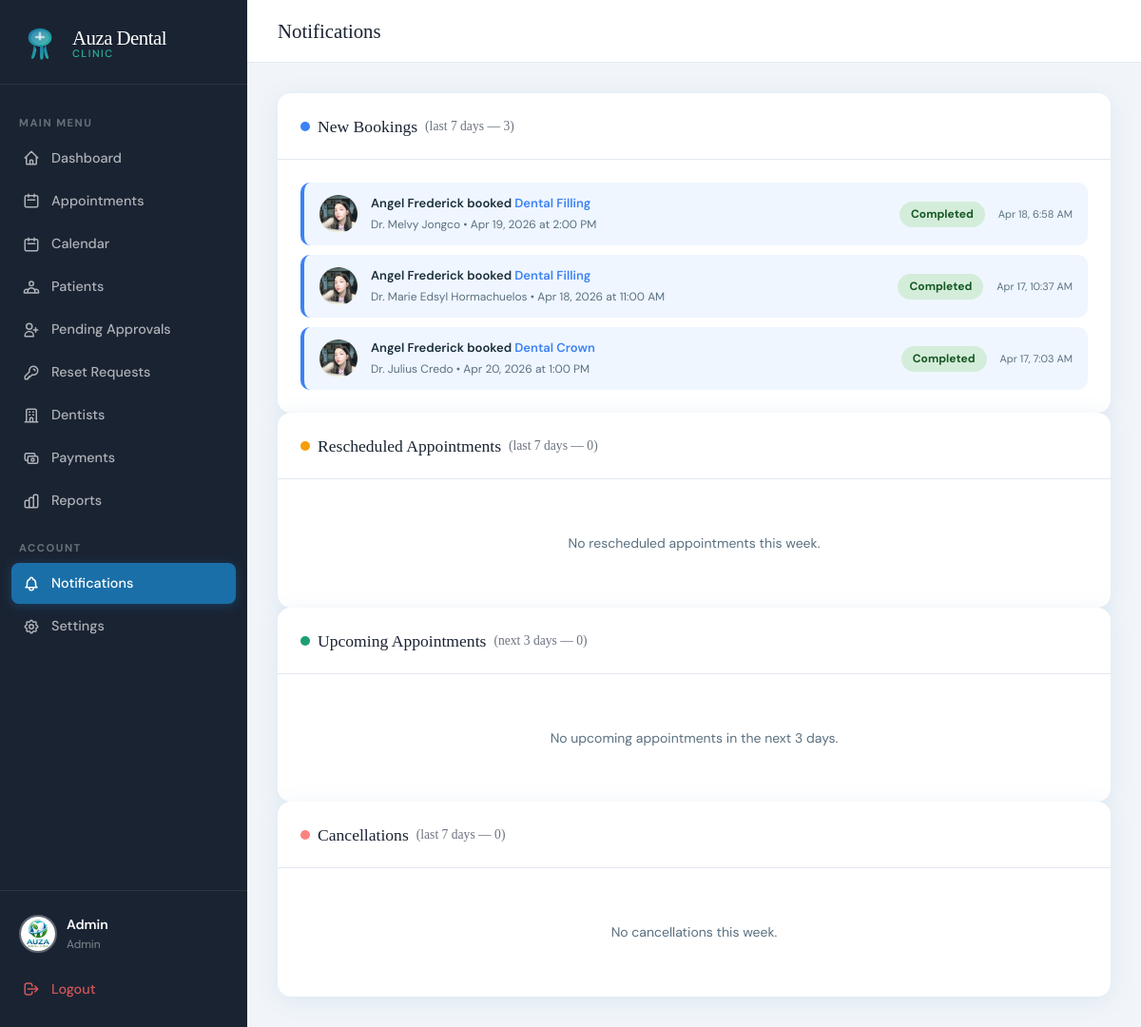
/index.php?page=admin_notifications (signed in), run on an earlier commit of the app's database.
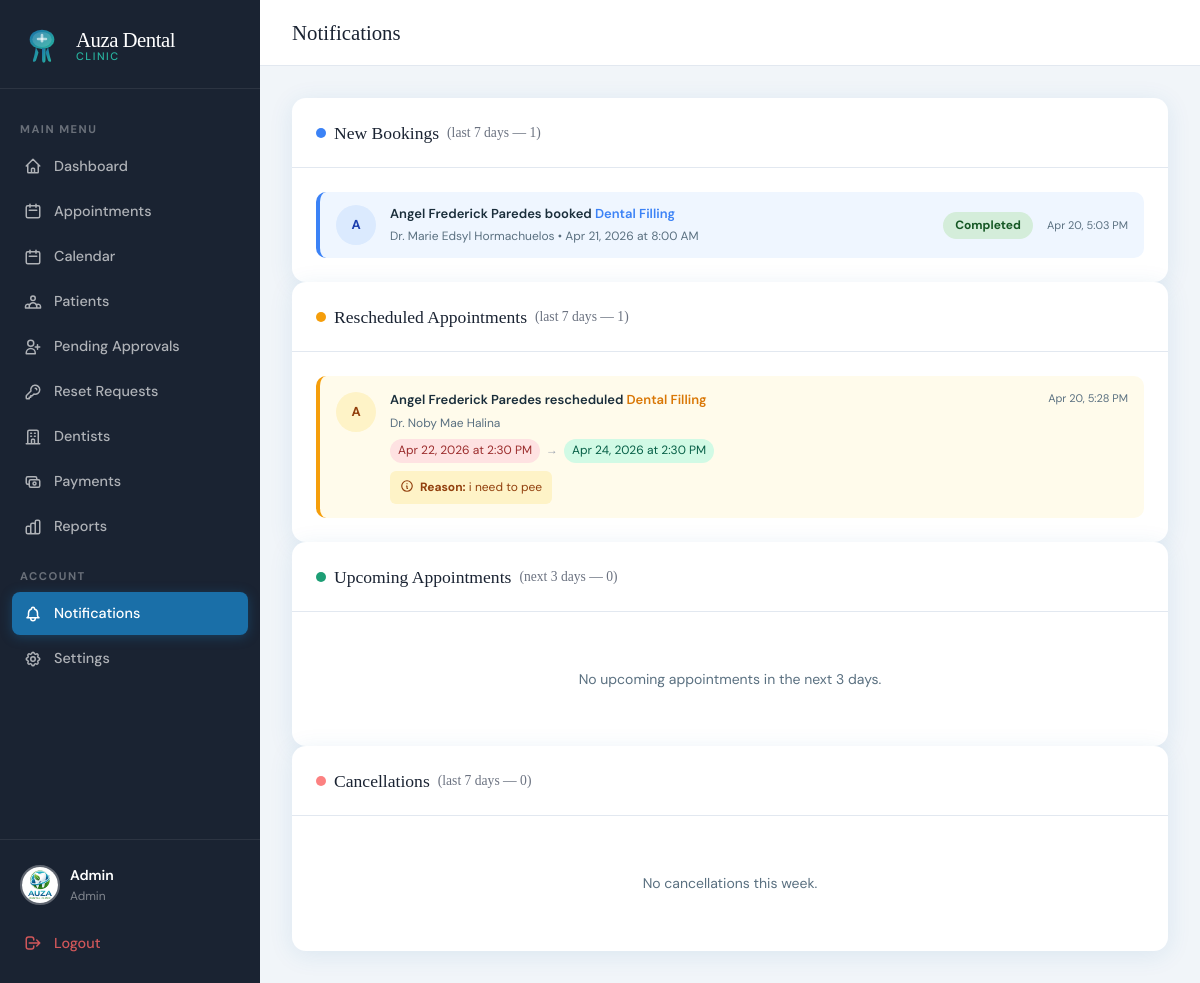
And on a later commit of the database.
### tables this page shows
CREATE TABLE `appointments` (
  `id` int(11) NOT NULL,
  `patient_id` int(11) NOT NULL,
  `dentist_id` int(11) NOT NULL,
  `service_id` int(11) NOT NULL,
  `appointment_date` date NOT NULL,
  `appointment_time` time NOT NULL,
  `status` enum('pending','confirmed','completed','cancelled') DEFAULT 'pending',
  `notes` text DEFAULT NULL,
  `reschedule_reason` text DEFAULT NULL,
  `rescheduled_at` datetime DEFAULT NULL,
  `original_date` date DEFAULT NULL,
  `original_time` time DEFAULT NULL,
  `created_at` datetime DEFAULT current_timestamp()
);

CREATE TABLE `users` (
  `id` int(11) NOT NULL,
  `first_name` varchar(100) NOT NULL,
  `last_name` varchar(100) NOT NULL,
  `email` varchar(150) NOT NULL,
  `password` varchar(255) NOT NULL,
  `phone` varchar(20) DEFAULT NULL,
  `role` enum('admin','patient') DEFAULT 'patient',
  `is_verified` tinyint(1) DEFAULT 1,
  `status` enum('pending','approved','rejected') DEFAULT 'pending',
  `created_at` datetime DEFAULT current_timestamp(),
  `avatar` varchar(255) DEFAULT NULL,
  `temp_password` varchar(255) DEFAULT NULL
);

CREATE TABLE `services` (
  `id` int(11) NOT NULL,
  `name` varchar(150) NOT NULL,
  `description` text DEFAULT NULL,
  `duration_minutes` int(11) DEFAULT 30,
  `price` decimal(10,2) DEFAULT 0.00,
  `is_active` tinyint(1) DEFAULT 1
);

### app/controllers/AdminController.php (called while the page is built, shortened)
<?php
require_once __DIR__ . '/../config.php';
class AdminController {
    public function notifications() {
        require __DIR__ . '/../views/admin/notifications.php';
    }
}

### app/views/admin/notifications.php (the view, shortened to what the rows shown need)
<!DOCTYPE html>
<html lang="en">
<head>
<link rel="stylesheet" href="<?= APP_URL ?>/public/css/style.css">
</head>
<body>
<div class="app-layout">
  <div class="main-content">
    <div class="page-content">
      <?php
        $db = getDB();
        $r1 = $db->query("
          SELECT a.id, a.appointment_date, a.appointment_time, a.status, a.created_at,
                 CONCAT(u.first_name,' ',u.last_name) AS patient_name,
                 CONCAT(d.first_name,' ',d.last_name) AS dentist_name,
                 s.name AS service_name,
                 u.avatar
          FROM appointments a
          JOIN users u ON a.patient_id = u.id
          JOIN dentists d ON a.dentist_id = d.id
          JOIN services s ON a.service_id = s.id
          WHERE a.created_at >= DATE_SUB(NOW(), INTERVAL 7 DAY)
            AND (a.reschedule_reason IS NULL OR a.reschedule_reason = '')
          ORDER BY a.created_at DESC
        ");
        $newAppts = $r1->fetch_all(MYSQLI_ASSOC);
        $r_res = $db->query("
          SELECT a.id, a.appointment_date, a.appointment_time,
                 a.original_date, a.original_time,
                 a.reschedule_reason, a.rescheduled_at,
                 CONCAT(u.first_name,' ',u.last_name) AS patient_name,
                 CONCAT(d.first_name,' ',d.last_name) AS dentist_name,
                 s.name AS service_name,
                 u.avatar
          FROM appointments a
          JOIN users u ON a.patient_id = u.id
          JOIN dentists d ON a.dentist_id = d.id
          JOIN services s ON a.service_id = s.id
          WHERE a.reschedule_reason IS NOT NULL
            AND a.reschedule_reason != ''
            AND a.rescheduled_at >= DATE_SUB(NOW(), INTERVAL 7 DAY)
          ORDER BY a.rescheduled_at DESC
        ");
        $rescheduledAppts = $r_res->fetch_all(MYSQLI_ASSOC);
        function renderAvatar($a, $bgColor, $textColor, $fallbackInitial) {
          $avatarUrl = !empty($a['avatar'])
            ? APP_URL . '/public/uploads/avatars/' . htmlspecialchars($a['avatar'])
            : null;
          if ($avatarUrl): ?>
            <div style="width:40px;height:40px;border-radius:50%;overflow:hidden;flex-shrink:0;">
              <img src="<?= $avatarUrl ?>" alt="<?= htmlspecialchars($a['patient_name']) ?>"
                   style="width:100%;height:100%;object-fit:cover;"
                   onerror="this.parentElement.innerHTML='<span style=\'display:flex;align-items:center;justify-content:center;width:100%;height:100%;font-size:13px;font-weight:700;color:<?= $textColor ?>;background:<?= $bgColor ?>\'><?= strtoupper(substr($fallbackInitial,0,1)) ?></span>'">
            </div>
          <?php else: ?>
            <div style="width:40px;height:40px;border-radius:50%;background:<?= $bgColor ?>;display:flex;align-items:center;justify-content:center;font-size:13px;font-weight:700;color:<?= $textColor ?>;flex-shrink:0;">
              <?= strtoupper(substr($fallbackInitial,0,1)) ?>
            </div>
          <?php endif;
        }
      ?>
      <div class="card">
        <div class="card-body">
          <?php if (empty($newAppts)): ?>
            <div style="text-align:center;padding:2rem;color:#5a7080;font-size:14px;">No new bookings in the last 7 days.</div>
          <?php else: ?>
            <div style="display:flex;flex-direction:column;gap:10px;">
              <?php foreach ($newAppts as $a): ?>
              <div style="display:flex;align-items:center;gap:14px;padding:12px 16px;border-radius:10px;background:#EFF6FF;border-left:4px solid #3B82F6;">
                <?php renderAvatar($a, '#DBEAFE', '#1E40AF', $a['patient_name']); ?>
                <div style="flex:1;">
                  <div style="font-size:13px;font-weight:600;color:#1a2e3b;">
                    <?= htmlspecialchars($a['patient_name']) ?> booked
                    <span style="color:#3B82F6;"><?= htmlspecialchars($a['service_name']) ?></span>
                  </div>
                  <div style="font-size:12px;color:#5a7080;margin-top:2px;">
                    Dr. <?= htmlspecialchars($a['dentist_name']) ?> &bull;
                    <?= date('M j, Y', strtotime($a['appointment_date'])) ?> at <?= date('g:i A', strtotime($a['appointment_time'])) ?>
                  </div>
                </div>
                <div><?= statusBadge($a['status']) ?></div>
                <div style="font-size:11px;color:#5a7080;white-space:nowrap;"><?= date('M j, g:i A', strtotime($a['created_at'])) ?></div>
              </div>
              <?php endforeach; ?>
            </div>
          <?php endif; ?>
        </div>
      </div>
      <div class="card">
        <div class="card-body">
          <?php if (empty($rescheduledAppts)): ?>
            <div style="text-align:center;padding:2rem;color:#5a7080;font-size:14px;">No rescheduled appointments this week.</div>
          <?php else: ?>
            <div style="display:flex;flex-direction:column;gap:10px;">
              <?php foreach ($rescheduledAppts as $a): ?>
              <div style="display:flex;align-items:flex-start;gap:14px;padding:14px 16px;border-radius:10px;background:#FFFBEB;border-left:4px solid #F59E0B;">
                <div style="margin-top:2px;"><?php renderAvatar($a, '#FEF3C7', '#92400E', $a['patient_name']); ?></div>
                <div style="flex:1;">
                  <div style="font-size:13px;font-weight:600;color:#1a2e3b;">
                    <?= htmlspecialchars($a['patient_name']) ?> rescheduled
                    <span style="color:#D97706;"><?= htmlspecialchars($a['service_name']) ?></span>
                  </div>
                  <div style="font-size:12px;color:#5a7080;margin-top:3px;">
                    Dr. <?= htmlspecialchars($a['dentist_name']) ?>
                  </div>
                  <?php if (!empty($a['original_date'])): ?>
                  <div style="display:flex;align-items:center;gap:6px;margin-top:6px;font-size:12px;color:#5a7080;">
                    <span style="background:#FEE2E2;color:#9B2C2C;padding:2px 8px;border-radius:20px;white-space:nowrap;">
                      <?= date('M j, Y', strtotime($a['original_date'])) ?> at <?= date('g:i A', strtotime($a['original_time'])) ?>
                    </span>
                    <span style="color:#9ca3af;">&rarr;</span>
                    <span style="background:#D1FAE5;color:#065F46;padding:2px 8px;border-radius:20px;white-space:nowrap;">
                      <?= date('M j, Y', strtotime($a['appointment_date'])) ?> at <?= date('g:i A', strtotime($a['appointment_time'])) ?>
                    </span>
                  </div>
                  <?php endif; ?>
                  <div style="margin-top:8px;display:inline-flex;align-items:flex-start;gap:6px;background:#FEF3C7;border-radius:6px;padding:7px 10px;font-size:12px;color:#92400E;">
                    <svg xmlns="http://www.w3.org/2000/svg" width="14" height="14" fill="none" viewBox="0 0 24 24" stroke="currentColor" style="flex-shrink:0;margin-top:1px;"><path stroke-linecap="round" stroke-linejoin="round" stroke-width="2" d="M13 16h-1v-4h-1m1-4h.01M21 12a9 9 0 11-18 0 9 9 0 0118 0z"/></svg>
                    <span><strong>Reason:</strong> <?= htmlspecialchars($a['reschedule_reason']) ?></span>
                  </div>
                </div>
                <div style="font-size:11px;color:#5a7080;white-space:nowrap;flex-shrink:0;">
                  <?= date('M j, g:i A', strtotime($a['rescheduled_at'])) ?>
                </div>
              </div>
              <?php endforeach; ?>
            </div>
          <?php endif; ?>
        </div>
      </div>
    </div>
  </div>
</div>
</body>
</html>

### app/config.php (shortened to what the rows shown need)
<?php
function statusBadge($status) {
    $classes = [
        'pending'   => 'badge-pending',
        'confirmed' => 'badge-confirmed',
        'completed' => 'badge-completed',
        'cancelled' => 'badge-cancelled',
    ];
    $class = $classes[$status] ?? 'badge-pending';
    return "<span class='badge {$class}'>" . ucfirst($status) . "</span>";
}

What changed in the data, as far as the page shows it:
removed appointments: patient.avatar (picture), patient_name "Angel Frederick", service.name "Dental Filling", dentist_name "Melvy Jongco", appointment_date "Apr 19, 2026", appointment_time "2:00 PM", status "Completed", created_at "Apr 18, 6:58 AM"
removed appointments: patient.avatar (picture), patient_name "Angel Frederick", service.name "Dental Filling", dentist_name "Marie Edsyl Hormachuelos", appointment_date "Apr 18, 2026", appointment_time "11:00 AM", status "Completed", created_at "Apr 17, 10:37 AM"
removed appointments: patient.avatar (picture), patient_name "Angel Frederick", service.name "Dental Crown", dentist_name "Julius Credo", appointment_date "Apr 20, 2026", appointment_time "1:00 PM", status "Completed", created_at "Apr 17, 7:03 AM"
added appointments: patient_name "Angel Frederick Paredes", service.name "Dental Filling", dentist_name "Marie Edsyl Hormachuelos", appointment_date "Apr 21, 2026", appointment_time "8:00 AM", status "Completed", created_at "Apr 20, 5:03 PM"
added appointments: patient_name "Angel Frederick Paredes", service.name "Dental Filling", dentist_name "Noby Mae Halina", original_date "Apr 22, 2026", original_time "2:30 PM", appointment_date "Apr 24, 2026", appointment_time "2:30 PM", reschedule_reason "i need to pee", rescheduled_at "Apr 20, 5:28 PM"
Also different on the page:
count($newAppts): "3" → "1"
count($rescheduledAppts): "0" → "1"
text no longer shown: "No rescheduled appointments this week."
